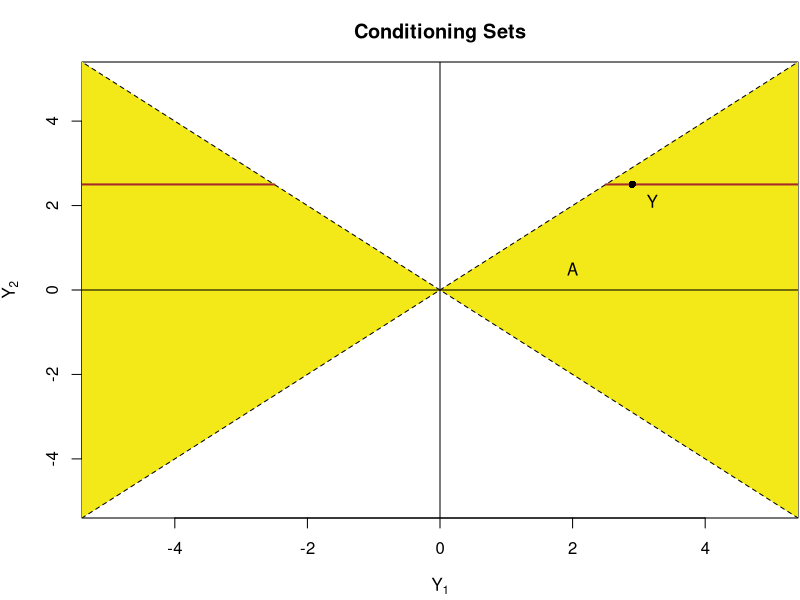
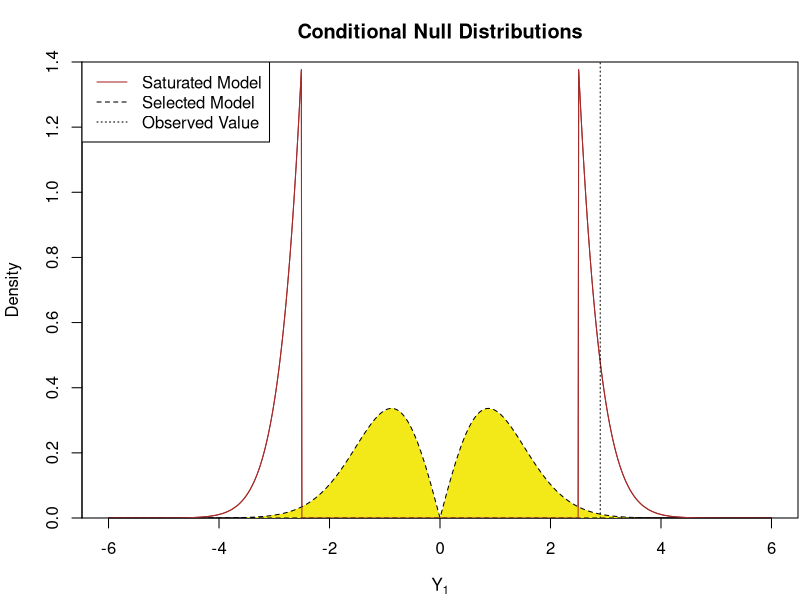
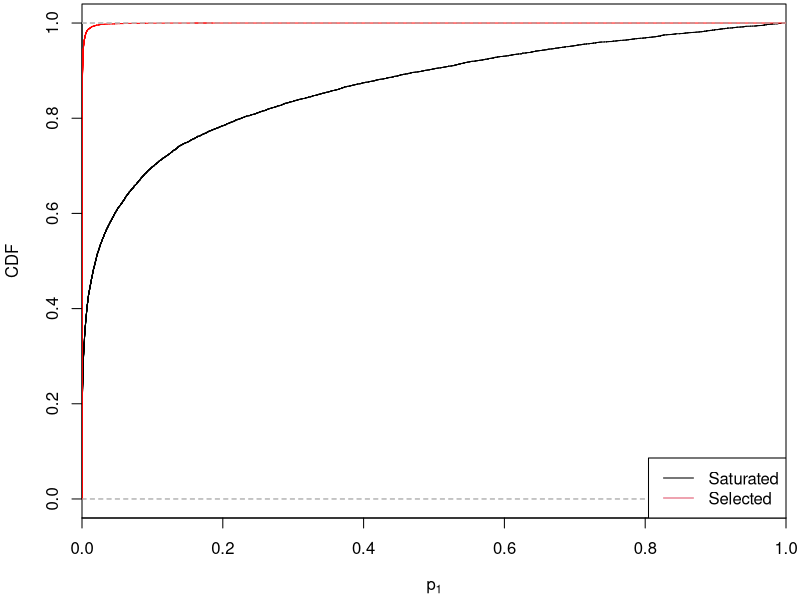
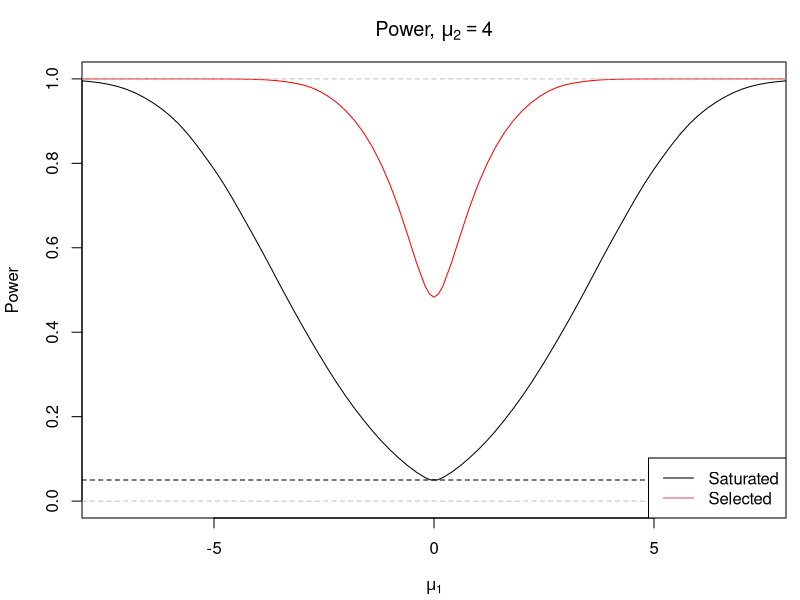
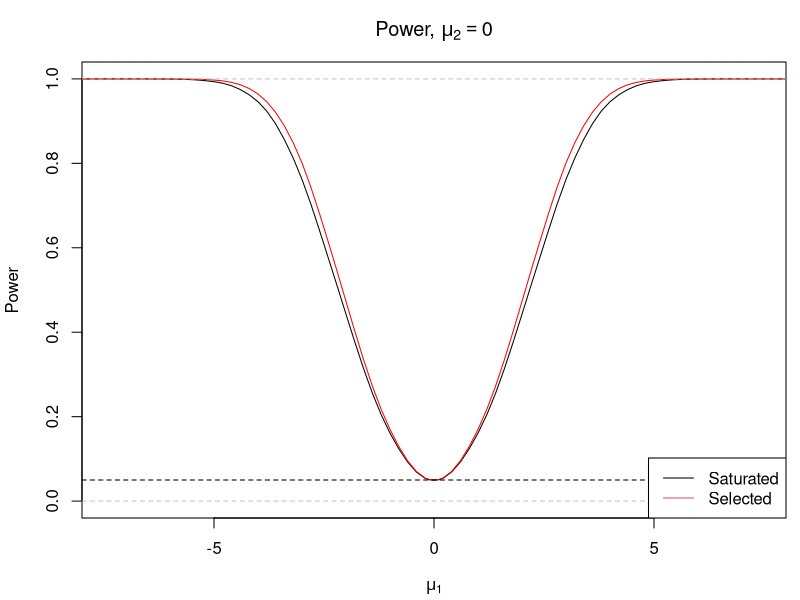

The R script that drew these images, in order:
#########################################
# Make plots of the conditioning sets and null distributions
#########################################

# Conditioning Sets
pdf("../figs/bivariateSelVSat_condSets.pdf",height=4.3,width=4)
par(mar=c(4.1,4.1,3.1,0.1))
y <- t(c(2.9,2.5))
plot(y,xlim=c(-5,5),ylim=c(-5,5),xlab=expression(Y[1]),ylab=expression(Y[2]),
     main="Conditioning Sets")#"Full vs. Reduced Model: First Step",asp=1)
polygon(c(0,10,10),c(0,10,-10),lty=2,col="#F4E918")
polygon(c(0,-10,-10),c(0,10,-10),lty=2,col="#F4E918")
abline(h=0)
abline(v=0)
text(2,.5,"A")
text(y+c(.3,-.4),labels="Y")
lines(c(y[2],10),c(y[2],y[2]),lwd=2,col="brown")
lines(c(-y[2],-10),c(y[2],y[2]),lwd=2,col="brown")
points(y,pch=16)
dev.off()

# Null Distributions
pdf("../figs/bivariateSelVSat_nullDists.pdf",height=4.3,width=4)
par(mar=c(4.1,4.1,3.1,0.1),yaxs="i")
x <- seq(-6,6,.01)
plot(x,(abs(x)>2.5)*dnorm(x)/2/pnorm(-2.5),ylim=c(0,1.4),lty=1,
     col="brown",type="l",
     main="Conditional Null Distributions",
     ylab="Density",xlab=expression(Y[1]))
selected.model.density <- (1-2*pnorm(-abs(x)))*dnorm(x) * 2
polygon(c(x,0),c(selected.model.density,0),lty=2,col="#F4E918")
lines(x,(abs(x)>2.5)*dnorm(x)/2/pnorm(-2.5),col="brown")
legend("topleft",legend=c("Saturated Model","Selected Model","Observed Value"),lty=1:3,bg="white", col=c("brown","black","black"))
abline(v=2.9,lty=3)
dev.off()


####################################
##  Code to produce p-values
####################################

# y1 is a (vector of) values of y1
selected.p <- function(y1) {
  ## total probability of right wedge, under the null
  total.mass <- integrate(function(x) (1-2*pnorm(-x))*dnorm(x), 
                          0, max(abs(y1))+10)$value

  tail.mass <- numeric(length(y1))
  for(i in 1:length(y1)) {
    ## probability of right wedge *and* Y > y1, under the null
    tail.mass[i]  <- integrate(function(x) (1-2*pnorm(-x))*dnorm(x), 
                          abs(y1[i]), max(abs(y1))+10)$value
  }
  tail.mass / total.mass
}

## Rejection threshold for selected test at alpha=0.05
selected.threshold.05 <- optimize(function(y) (selected.p(y)-0.05)^2, interval=c(0,4))$minimum

## Test at level 0.05 under selected model
## Returns TRUE if reject, FALSE o/w
selected.test <- function(y1) {
  return(abs(y1) > selected.threshold.05)
}

saturated.p <- function(y1, y2) {
  pnorm(-abs(y1))/pnorm(-abs(y2))  
}

saturated.test <- function(y1, y2) {
  return(saturated.p(y1,y2) < 0.05)
}


## p-Values when Y=(2.9,2.5)
selected.p(2.9)
saturated.p(2.9,2.5)



####################################
##  Code to simulate from Y|A 
####################################

## Utility functions
right.wedge.mass <- function(mu) {
  # probability that y1 > y2
  p1 <- pnorm((mu[1]-mu[2])/sqrt(2))    
  # probability that y1 > -y2
  p2 <- pnorm((mu[1]+mu[2])/sqrt(2))
  p1 * p2
}

rtruncnorm.right <- function(n, mu) {
  # probability that y1 > y2
  p1 <- pnorm((mu[1]-mu[2])/sqrt(2))
  # sample y1 - y2
  ydiff <- -qnorm(p1*runif(n))*sqrt(2) + mu[1] - mu[2]
  # probability that y1 > -y2
  p2 <- pnorm((mu[1]+mu[2])/sqrt(2))
  # sample y1 + y2
  ysum <- -qnorm(p2*runif(n))*sqrt(2) + mu[1] + mu[2]
  y <- cbind((ysum+ydiff) / 2, (ysum - ydiff) / 2)
}

rtruncnorm <- function(n, mu) {
  p.tot <- right.wedge.mass(mu) + right.wedge.mass(-mu) 
  p.right <- right.wedge.mass(mu) / p.tot
  is.right.lobe <- runif(n) < p.right 
  y <- matrix(NA,n,2)
  y[is.right.lobe,] <- rtruncnorm.right(sum(is.right.lobe),mu)
  y[!is.right.lobe,] <- -rtruncnorm.right(sum(!is.right.lobe),-mu)
  y
}





####################################
##  Simulations
####################################


set.seed(1)
B <- 1E4
mu <- c(4,4)
pvals <- matrix(NA,B,2)
y <- rtruncnorm(B,mu)
pvals <- cbind(selected.p(y[,1]), saturated.p(y[,1], y[,2]))
mean(pvals[,1]<.05) # power of selected-model test
mean(pvals[,2]<.05) # power of saturated-model test

pdf("../figs/bivariateSelVSat_rocCurve.pdf",width=4,height=3)
par(xaxs="i",mar=c(4.1,4.1,0.2,0.7))
plot(ecdf(pvals[,2]),xlim=c(0,1),main="",xlab=expression(p[1]),ylab="CDF")
plot(ecdf(pvals[,1]),col="red",add=T)
lines(c(max(pvals[,1]),1),c(1,1),col="red")
abline(h=1,col="gray",lty=2)
legend("bottomright",legend=c("Saturated","Selected"),col=1:2,lty=1,bg="white")
dev.off()

# Now, try for a grid of mu values
mu1.vals <- c(seq(0,.1,.02),seq(.2,8,.2))
mu2.vals <- c(0,4)#seq(0,5,1)
set.seed(1)
B <- 1E5
nrej.sel <- nrej.sat <- 
    matrix(NA,length(mu1.vals),length(mu2.vals),
           dimnames=list(as.character(mu1.vals),
                         as.character(mu2.vals)))
for(mu2 in mu2.vals) {
  for(mu1 in mu1.vals) {
    y <- rtruncnorm(B,c(mu1,mu2))
    nrej.sel[as.character(mu1), as.character(mu2)] <-
      sum(selected.test(y[,1]))
    nrej.sat[as.character(mu1), as.character(mu2)] <-
      sum(saturated.test(y[,1], y[,2]))
  }
  cat("finished for mu2 = ", mu2, "\n")
}


library(splines)

#mu2 = 4

## Smooth power function using logistic regression with splines
resp.sat <- cbind(nrej.sat[,"4"],B-nrej.sat[,"4"])
resp.sat <- rbind(resp.sat[nrow(resp.sat):1,], resp.sat)
resp.sel <- cbind(nrej.sel[,"4"],B-nrej.sel[,"4"])
resp.sel <- rbind(resp.sel[nrow(resp.sel):1,], resp.sel)
pred <- c(-rev(mu1.vals),mu1.vals)

sm.pow.sat <- glm(resp.sat ~ ns(pred,40), family=binomial)
sm.pow.sel <- glm(resp.sel ~ ns(pred,40), family=binomial)

pdf("../figs/bivariateSelVSat_powCurves_4.pdf",width=4.5,height=4.3)
par(xaxs="i",mar=c(4.1,4.1,3.1,0.7))
plot(pred,predict(sm.pow.sat,type="response"),type="l",ylim=c(0,1),
     xlab=expression(mu[1]),ylab="Power",
     main=expression(paste("Power, ", mu[2]==4)))
lines(pred,predict(sm.pow.sel,type="response"),type="l",col="red")
abline(h=.05,lty=2)
abline(h=0:1,lty=2,col="gray")
legend("bottomright",lty=1,col=1:2,legend=c("Saturated","Selected"),
       bg="white")
dev.off()

# mu2 = 0

resp.sat <- cbind(nrej.sat[,"0"],B-nrej.sat[,"0"])
resp.sat <- rbind(resp.sat[nrow(resp.sat):1,], resp.sat)
resp.sel <- cbind(nrej.sel[,"0"],B-nrej.sel[,"0"])
resp.sel <- rbind(resp.sel[nrow(resp.sel):1,], resp.sel)
pred <- c(-rev(mu1.vals),mu1.vals)

sm.pow.sat <- glm(resp.sat ~ ns(pred,40), family=binomial)
sm.pow.sel <- glm(resp.sel ~ ns(pred,40), family=binomial)


pdf("../figs/bivariateSelVSat_powCurves_0.pdf",width=4.5,height=4.3)
par(xaxs="i",mar=c(4.1,4.1,3.1,0.7))
plot(pred,predict(sm.pow.sat,type="response"),type="l",ylim=c(0,1),
     xlab=expression(mu[1]),ylab="Power",
     main=expression(paste("Power, ", mu[2]==0)))
lines(pred,predict(sm.pow.sel,type="response"),type="l",col="red")
abline(h=.05,lty=2)
abline(h=0:1,lty=2,col="gray")
legend("bottomright",lty=1,col=1:2,legend=c("Saturated","Selected"),
       bg="white")
dev.off()
